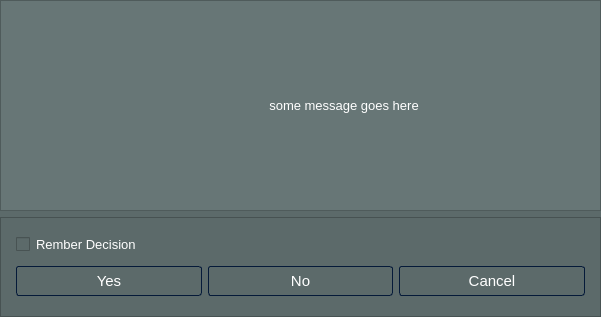
<?xml version="1.0" encoding="UTF-8"?>
<ui version="4.0">
 <class>Dialog</class>
 <widget class="QDialog" name="Dialog">
  <property name="geometry">
   <rect>
    <x>0</x>
    <y>0</y>
    <width>601</width>
    <height>317</height>
   </rect>
  </property>
  <property name="minimumSize">
   <size>
    <width>300</width>
    <height>0</height>
   </size>
  </property>
  <property name="font">
   <font>
    <pointsize>9</pointsize>
   </font>
  </property>
  <property name="windowTitle">
   <string>Dialog</string>
  </property>
  <property name="windowIcon">
   <iconset resource="resources.qrc">
    <normaloff>:/icons/icons/headphones.svg</normaloff>:/icons/icons/headphones.svg</iconset>
  </property>
  <property name="windowOpacity">
   <double>1.000000000000000</double>
  </property>
  <property name="styleSheet">
   <string notr="true">

/*-----QWidget-----*/
QWidget
{
	background-color: rgb(92, 106, 106);
	color: #ffffff;
	border-color: #051a39;

}

/*-----QPushButton-----*/
QPushButton
{
	background-color:  rgb(92, 106, 106);
	color: #ffffff;
	border-style: solid;
	border-width: 1px;
	border-radius: 3px;
	border-color: #051a39;
	padding: 5px;

}


QPushButton::disabled
{
	background-color: #404040;
	color: #656565;
	border-color: #051a39;

}


QPushButton::hover
{
	background-color: rgb(145, 166, 166);
	color: #ffffff;
	border-style: solid;
	border-width: 1px;
	border-radius: 3px;
	border-color: #051a39;
	padding: 5px;

}


QPushButton::pressed
{
	background-color: rgb(125, 155, 143);
	color: #ffffff;
	border-style: solid;
	border-width: 1px;
	border-radius: 3px;
	border-color: #051a39;
	padding: 5px;

}

QCheckBox
{
	color: #ffffff;

}
/*-----QRadioButton-----*/
QCheckBox::indicator::unchecked
{ 
	image:url(:/icons/icons/square.svg);
}

QCheckBox::indicator:checked
{ 
	image: url(:/icons/icons/check-square.svg);
	

}


</string>
  </property>
  <layout class="QVBoxLayout" name="verticalLayout_2">
   <property name="leftMargin">
    <number>0</number>
   </property>
   <property name="topMargin">
    <number>0</number>
   </property>
   <property name="rightMargin">
    <number>0</number>
   </property>
   <property name="bottomMargin">
    <number>0</number>
   </property>
   <item>
    <widget class="QFrame" name="frame_2">
     <property name="styleSheet">
      <string notr="true">*{
	background-color:rgb(103, 118, 118)
}</string>
     </property>
     <property name="frameShape">
      <enum>QFrame::StyledPanel</enum>
     </property>
     <property name="frameShadow">
      <enum>QFrame::Raised</enum>
     </property>
     <layout class="QHBoxLayout" name="horizontalLayout">
      <property name="spacing">
       <number>7</number>
      </property>
      <property name="leftMargin">
       <number>5</number>
      </property>
      <property name="topMargin">
       <number>10</number>
      </property>
      <property name="rightMargin">
       <number>15</number>
      </property>
      <property name="bottomMargin">
       <number>10</number>
      </property>
      <item>
       <widget class="QLabel" name="label_icon">
        <property name="minimumSize">
         <size>
          <width>70</width>
          <height>0</height>
         </size>
        </property>
        <property name="maximumSize">
         <size>
          <width>70</width>
          <height>16777215</height>
         </size>
        </property>
        <property name="styleSheet">
         <string notr="true"/>
        </property>
        <property name="frameShadow">
         <enum>QFrame::Sunken</enum>
        </property>
        <property name="lineWidth">
         <number>0</number>
        </property>
        <property name="text">
         <string/>
        </property>
        <property name="pixmap">
         <pixmap resource="resources.qrc">:/icons/icons/alert-triangle.svg</pixmap>
        </property>
        <property name="alignment">
         <set>Qt::AlignCenter</set>
        </property>
        <property name="margin">
         <number>10</number>
        </property>
       </widget>
      </item>
      <item>
       <spacer name="horizontalSpacer">
        <property name="orientation">
         <enum>Qt::Horizontal</enum>
        </property>
        <property name="sizeType">
         <enum>QSizePolicy::Fixed</enum>
        </property>
        <property name="sizeHint" stdset="0">
         <size>
          <width>20</width>
          <height>20</height>
         </size>
        </property>
       </spacer>
      </item>
      <item>
       <widget class="QLabel" name="label_message">
        <property name="font">
         <font>
          <pointsize>10</pointsize>
         </font>
        </property>
        <property name="text">
         <string>some message goes here</string>
        </property>
        <property name="alignment">
         <set>Qt::AlignCenter</set>
        </property>
        <property name="wordWrap">
         <bool>true</bool>
        </property>
       </widget>
      </item>
     </layout>
    </widget>
   </item>
   <item>
    <widget class="QFrame" name="frame">
     <property name="minimumSize">
      <size>
       <width>0</width>
       <height>100</height>
      </size>
     </property>
     <property name="maximumSize">
      <size>
       <width>16777215</width>
       <height>100</height>
      </size>
     </property>
     <property name="frameShape">
      <enum>QFrame::StyledPanel</enum>
     </property>
     <property name="frameShadow">
      <enum>QFrame::Raised</enum>
     </property>
     <layout class="QVBoxLayout" name="verticalLayout">
      <property name="leftMargin">
       <number>15</number>
      </property>
      <property name="topMargin">
       <number>10</number>
      </property>
      <property name="rightMargin">
       <number>15</number>
      </property>
      <property name="bottomMargin">
       <number>10</number>
      </property>
      <item>
       <widget class="QCheckBox" name="checkbox_remember">
        <property name="font">
         <font>
          <pointsize>10</pointsize>
          <weight>50</weight>
          <bold>false</bold>
         </font>
        </property>
        <property name="text">
         <string>Rember Decision</string>
        </property>
       </widget>
      </item>
      <item>
       <layout class="QHBoxLayout" name="horizontalLayout_2">
        <item>
         <widget class="QPushButton" name="button_yes">
          <property name="font">
           <font>
            <pointsize>11</pointsize>
            <weight>50</weight>
            <bold>false</bold>
           </font>
          </property>
          <property name="text">
           <string>Yes</string>
          </property>
          <property name="flat">
           <bool>true</bool>
          </property>
         </widget>
        </item>
        <item>
         <widget class="QPushButton" name="button_no">
          <property name="font">
           <font>
            <pointsize>11</pointsize>
            <weight>50</weight>
            <bold>false</bold>
           </font>
          </property>
          <property name="text">
           <string>No</string>
          </property>
          <property name="flat">
           <bool>true</bool>
          </property>
         </widget>
        </item>
        <item>
         <widget class="QPushButton" name="button_cancel">
          <property name="font">
           <font>
            <pointsize>11</pointsize>
            <weight>50</weight>
            <bold>false</bold>
           </font>
          </property>
          <property name="text">
           <string>Cancel</string>
          </property>
          <property name="flat">
           <bool>true</bool>
          </property>
         </widget>
        </item>
       </layout>
      </item>
     </layout>
    </widget>
   </item>
  </layout>
 </widget>
 <resources>
  <include location="resources.qrc"/>
 </resources>
 <connections/>
</ui>
